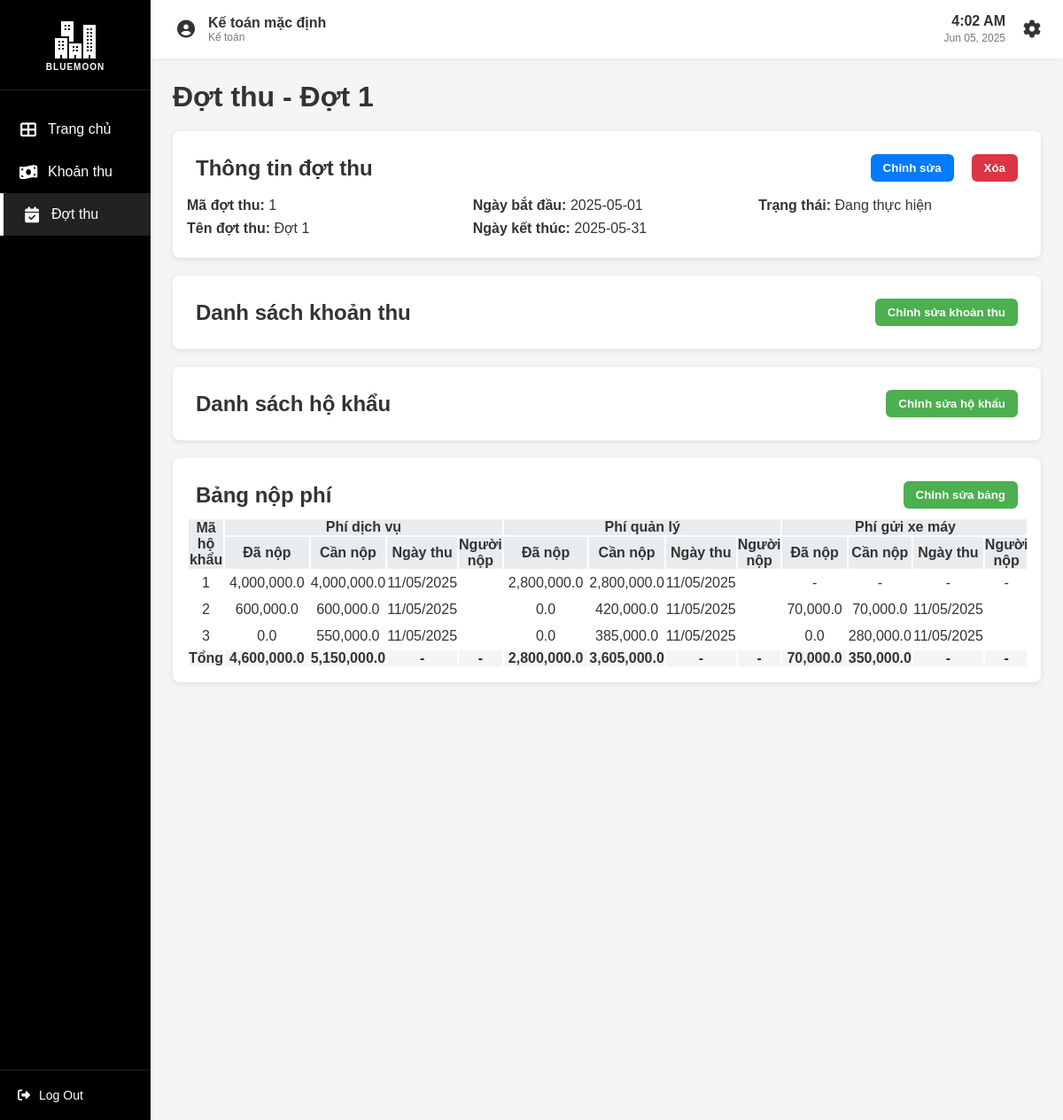
The page /dotthu/1 (signed in) on the database its author committed.
### app/model.py (models this page shows, shortened)
class TaiKhoan(db.Model, UserMixin):
    __tablename__ = 'taikhoan'
    id = db.Column(db.Integer, primary_key=True)
    username = db.Column(db.String(50), unique=True, nullable=False)
    password = db.Column(db.String(100), nullable=False)
    vaiTro = db.Column(db.String(50))
    hoTen = db.Column(db.String(100))
    nopphis = db.relationship('NopPhi', backref='taikhoan', lazy=True)

class DotThu(db.Model):
    __tablename__ = 'dotthu'
    maDotThu = db.Column(db.Integer, primary_key=True)
    tenDotThu = db.Column(db.String(100), nullable=False)
    ngayBatDau = db.Column(db.Date)
    ngayKetThuc = db.Column(db.Date)
    trangThai = db.Column(db.String(50))
    khoanthu_has_dotthus = db.relationship('KhoanThu_Has_DotThu', backref='dotthu', lazy=True)

class KhoanThu_Has_DotThu(db.Model):
    __tablename__ = 'khoanthu_has_dotthu'
    idKhoanThuDotThu = db.Column(db.Integer, primary_key=True)
    maKhoanThu = db.Column(db.Integer, db.ForeignKey('khoanthu.maKhoanThu'))
    maDotThu = db.Column(db.Integer, db.ForeignKey('dotthu.maDotThu'))
    nopphis = db.relationship('NopPhi', backref='khoanthu_has_dotthu', lazy=True)

class KhoanThu(db.Model):
    __tablename__ = 'khoanthu'
    maKhoanThu = db.Column(db.Integer, primary_key=True)
    tenKhoanThu = db.Column(db.String(100), nullable=False)
    loaiKhoanThu = db.Column(db.String(50))     # "Phí dịch vụ", "Phí quản lý", "Phí xe máy", "Phí ô tô", "Khác", "Đóng góp"
    soTien = db.Column(db.Float)
    loaiSoTien = db.Column(db.String(50))  # "VNĐ"
    ghiChu = db.Column(db.String(1000))     # "/m2"
    idNguoiTao = db.Column(db.Integer, db.ForeignKey('taikhoan.id'))
    nguoiTao = db.relationship("TaiKhoan", backref="cacKhoanThu")
    khoanthu_has_dotthus = db.relationship('KhoanThu_Has_DotThu', backref='khoanthu', lazy=True)

class NopPhi(db.Model):
    __tablename__ = 'nopphi'
    IDNopTien = db.Column(db.Integer, primary_key=True)
    ngayThu = db.Column(db.Date, nullable=True)
    soTienDaNop = db.Column(db.Float, nullable=False, default=0.0)
    soTienCanNop = db.Column(db.Float, nullable=False, default=0.0)
    nguoiNop = db.Column(db.String(100), nullable=True)
    idNguoiThu = db.Column(db.Integer, db.ForeignKey('taikhoan.id'), nullable=True)
    maHoKhau = db.Column(db.Integer, db.ForeignKey('hokhau.maHoKhau'), nullable=False)
    idKhoanThuDotThu = db.Column(db.Integer, db.ForeignKey('khoanthu_has_dotthu.idKhoanThuDotThu'), nullable=False)

### app/routes/thuphi_routes.py (the view)
@tp.route('/dotthu/<int:maDotThu>', methods=['GET'])
@login_required
def dotthu_chitiet(maDotThu):
    if current_user.vaiTro not in ['Kế toán']:
        flash('Không có quyền truy cập trang', 'danger')
        return redirect(url_for('auth.home'))
    dotthu = DotThuService.get_dotthu_by_id(maDotThu)
    if not dotthu:
        flash('Không tìm thấy đợt thu', 'danger')
        return redirect(url_for('tp.dotthu'))
    khoanthus = KhoanThuHasDotThuService.get_by_dotthu(maDotThu)
    all_khoanthus = KhoanThuService.get_all_khoanthus()
    hokhaus = HoKhauService.get_all_hokhaus()
    nopphi_details = NopPhiService.get_nopphis_with_details(maDotThu)
    return render_template('dotthu_chitiet.html',
                         dotthu=dotthu,
                         khoanthus=khoanthus,
                         all_khoanthus=all_khoanthus,
                         hokhaus=hokhaus,
                         nopphi_details=nopphi_details)

### app/templates/dotthu_chitiet.html (shortened to what this page needs)
{% extends "base.html" %}
{% block extra_css %}
<link rel="stylesheet" href="/static/css/dotthu.css">
{% endblock %}
{% block content %}
<div class="container">
    <h1>Đợt thu - {{ dotthu.tenDotThu }}</h1>
    <div class="card">
        <div class="card-header">
            <h2>Thông tin đợt thu</h2>
            {% if current_user.vaiTro == 'Kế toán' %}
            <div class="action-buttons">
                <button class="btn-edit" onclick="openEditDotThuModal()">Chỉnh sửa</button>
                <button class="btn-delete" onclick="openDeleteDotThuModal()">Xóa</button>
            </div>
            {% endif %}
        </div>
        <div class="card-body info-grid">
            <div class="info-column">
                <p><strong>Mã đợt thu:</strong> {{ dotthu.maDotThu }}</p>
                <p><strong>Tên đợt thu:</strong> {{ dotthu.tenDotThu }}</p>
            </div>
            <div class="info-column">
                <p><strong>Ngày bắt đầu:</strong> {{ dotthu.ngayBatDau }}</p>
                <p><strong>Ngày kết thúc:</strong> {{ dotthu.ngayKetThuc }}</p>
            </div>
            <div class="info-column">
                <p><strong>Trạng thái:</strong> {{ dotthu.trangThai }}</p>
            </div>
        </div>
    </div>
    <div class="card mt-4">
        <div class="card-header" onclick="toggleCollapse('khoanThuBody')">
            <h2>Danh sách khoản thu</h2>
            {% if current_user.vaiTro == 'Kế toán' %}
            <div class="action-buttons">
                <button class="add-button" onclick="openEditKhoanThuModal(); event.stopPropagation();">Chỉnh sửa khoản thu</button>
            </div>
            {% endif %}
        </div>
    </div>
    <div class="card mt-4">
        <div class="card-header" onclick="toggleCollapse('hoKhauBody')">
            <h2>Danh sách hộ khẩu</h2>
            {% if current_user.vaiTro == 'Kế toán' %}
            <div class="action-buttons">
                <button class="add-button" onclick="openEditHoKhauModal(); event.stopPropagation();">Chỉnh sửa hộ khẩu</button>
            </div>
            {% endif %}
        </div>
    </div>
    <div class="card mt-4">
        <div class="card-header">
            <h2>Bảng nộp phí</h2>
            {% if current_user.vaiTro == 'Kế toán' %}
            <div class="action-buttons">
                <button class="add-button edit-table-button" onclick="toggleEditMode()">Chỉnh sửa bảng</button>
            </div>
            {% endif %}
        </div>
        <div class="card-body">
            <div class="nopphi-table-container">
                <table class="nopphi-table table-editable">
                    <thead>
                        <tr>
                            <th rowspan="2">Mã hộ khẩu</th>
                            {% for kt in khoanthus %}
                            <th colspan="4">{{ kt.khoanthu.tenKhoanThu }}</th>
                            {% endfor %}
                        </tr>
                        <tr>
                            {% for kt in khoanthus %}
                            <th>Đã nộp</th>
                            <th>Cần nộp</th>
                            <th>Ngày thu</th>
                            <th>Người nộp</th>
                            {% endfor %}
                        </tr>
                    </thead>
                    <tbody>
                        {% if nopphi_details %}
                        {% for detail in nopphi_details %}
                        <tr>
                            <td>{{ detail.maHoKhau }}</td>
                            {% for kt in khoanthus %}
                            {% set kt_data = detail.khoanThus.get(kt.khoanthu.maKhoanThu|string, none) %}
                            {% if kt_data %}
                            <td class="editable" data-field="soTienDaNop" data-id="{{ kt_data.IDNopTien }}">
                                {{ "{:,.1f}".format(kt_data.soTienDaNop) if kt_data.soTienDaNop is not none else '-' }}
                            </td>
                            <td>
                                {{ "{:,.1f}".format(kt_data.soTienCanNop) if kt_data.soTienCanNop is not none else '-' }}
                            </td>
                            <td>{{ kt_data.ngayThu | format_date if kt_data.ngayThu else '-' }}</td>
                            <td class="editable" data-field="nguoiNop" data-id="{{ kt_data.IDNopTien }}">{{ kt_data.nguoiNop }}</td>
                            {% else %}
                            <td>-</td>
                            <td>-</td>
                            <td>-</td>
                            <td>-</td>
                            {% endif %}
                            {% endfor %}
                        </tr>
                        {% endfor %}
                        <tr class="total-row">
                            <td>Tổng</td>
                            {% for kt in khoanthus %}
                            {% set ns = namespace(total_da_nop=0, total_can_nop=0) %}
                            {% for detail in nopphi_details %}
                            {% set kt_data = detail.khoanThus.get(kt.khoanthu.maKhoanThu|string, none) %}
                            {% if kt_data and kt_data.soTienDaNop is defined and kt_data.soTienDaNop is not none %}
                            {% set ns.total_da_nop = ns.total_da_nop + (kt_data.soTienDaNop|float(0)) %}
                            {% endif %}
                            {% if kt_data and kt_data.soTienCanNop is defined and kt_data.soTienCanNop is not none %}
                            {% set ns.total_can_nop = ns.total_can_nop + (kt_data.soTienCanNop|float(0)) %}
                            {% endif %}
                            {% endfor %}
                            <td>{{ "{:,.1f}".format(ns.total_da_nop|round(2)) }}</td>
                            <td>{{ "{:,.1f}".format(ns.total_can_nop|round(2)) }}</td>
                            <td>-</td>
                            <td>-</td>
                            {% endfor %}
                        </tr>
                        {% else %}
                        <tr><td colspan="{{ khoanthus|length * 4 + 1 }}">Không có dữ liệu nộp phí</td></tr>
                        {% endif %}
                    </tbody>
                </table>
            </div>
        </div>
    </div>
</div>
{% endblock %}

### app/templates/base.html (shortened to what this page needs)
<!DOCTYPE html>
<html lang="en">
<head>
    <link rel="stylesheet" href="/static/css/base.css">
    <link rel="stylesheet" href="https://cdnjs.cloudflare.com/ajax/libs/font-awesome/6.4.0/css/all.min.css">
    {% block extra_css %}{% endblock %}
</head>
<body>
    <div class="container">
        <div class="sidebar">
            <div class="logo">
                <img src="/static/images/apartment_white.png" alt="BlueMoon">
                <div class="logo-text"><span class="library-text">BLUEMOON</span></div>
            </div>
            <nav class="sidebar-menu">
                <ul>
                    <li>
                        <a href="{{ url_for('auth.home') }}" class="menu-item {% if request.endpoint == 'auth.home' %}active{% endif %}">
                            <i class="fas fa-th-large"></i>
                            <span>Trang chủ</span>
                        </a>
                    </li>
                    {% if current_user.vaiTro == 'admin' %}
                        <li>
                            <a href="{{ url_for('user.taikhoan') }}" class="menu-item {% if request.endpoint == 'user.taikhoan' %}active{% endif %}">
                                <i class="fas fa-user"></i>
                                <span>Tài khoản</span>
                            </a>
                        </li>
                        <li>
                            <a href="{{ url_for('hk.hokhau') }}" class="menu-item {% if request.endpoint == 'hk.hokhau' %}active{% endif %}">
                                <i class="fas fa-house"></i>
                                <span>Hộ khẩu</span>
                            </a>
                        </li>
                        <li>
                            <a href="{{ url_for('hk.tamtrutamvang') }}" class="menu-item {% if request.endpoint == 'hk.tamtrutamvang' %}active{% endif %}">
                                <i class="fas fa-user-clock"></i>
                                <span>Tạm trú/vắng</span>
                            </a>
                        </li>
                        <li>
                            <a href="{{ url_for('hk.lichsuhokhau') }}" class="menu-item {% if request.endpoint == 'hk.lichsuhokhau' %}active{% endif %}">
                                <i class="fas fa-history"></i>
                                <span>Lịch sử</span>
                            </a>
                        </li>
                    {% elif current_user.vaiTro == 'Kế toán' %}
                        <li>
                            <a href="{{ url_for('tp.khoanthu') }}" class="menu-item {% if request.endpoint == 'tp.khoanthu' %}active{% endif %}">
                                <i class="fas fa-money-bill-wave"></i>
                                <span>Khoản thu</span>
                            </a>
                        </li>
                        <li>
                            <a href="{{ url_for('tp.dotthu') }}" class="menu-item {% if request.endpoint == 'tp.khoanthu' %}active{% endif %}">
                                <i class="fas fa-calendar-check"></i>
                                <span>Đợt thu</span>
                            </a>
                        </li>
                    {% endif %}
                </ul>
            </nav>
            <div class="sidebar-footer">
                <a href="{{ url_for('auth.logout') }}" class="logout-btn">
                    <i class="fas fa-sign-out-alt"></i>
                    <span>Log Out</span>
                </a>
            </div>
        </div>
        <div class="main-content">
            <header class="top-header">
                <div class="user-info">
                    <div class="user-avatar">
                        <i class="fas fa-user-circle"></i>
                    </div>
                    <div class="user-details">
                        <div class="user-name">{{ current_user.hoTen if current_user else 'KháchKhách' }}</div>
                        <div class="user-role">{{ current_user.vaiTro if current_user else '' }}</div>
                    </div>
                </div>
                <div class="header-right">
                    <div class="datetime">
                        <span class="time">{{ current_time }}</span>
                        <span class="date">{{ current_date }}</span>
                    </div>
                    <div class="settings">
                        <a href="#">
                            <i class="fas fa-cog"></i>
                        </a>
                    </div>
                </div>
            </header>
            <div class="content">
                {% block content %}{% endblock %}
            </div>
        </div>
    </div>
</body>
</html>

### rows shown on the page
TaiKhoan: hoTen "Kế toán mặc định", vaiTro "Kế toán"
DotThu: tenDotThu "Đợt 1", maDotThu "1", ngayBatDau "2025-05-01", ngayKetThuc "2025-05-31", trangThai "Đang thực hiện"
KhoanThu_Has_DotThu: khoanthu.tenKhoanThu "Phí dịch vụ", ngayThu "11/05/2025", total_da_nop "4,600,000.0", total_can_nop "5,150,000.0"
KhoanThu_Has_DotThu: khoanthu.tenKhoanThu "Phí quản lý", ngayThu "11/05/2025", total_da_nop "2,800,000.0", total_can_nop "3,605,000.0"
KhoanThu_Has_DotThu: khoanthu.tenKhoanThu "Phí gửi xe máy", ngayThu "11/05/2025", total_da_nop "70,000.0", total_can_nop "350,000.0"
NopPhi: soTienDaNop "4,000,000.0", soTienCanNop "4,000,000.0"
NopPhi: soTienDaNop "2,800,000.0", soTienCanNop "2,800,000.0"
NopPhi: soTienDaNop "600,000.0", soTienCanNop "600,000.0"
NopPhi: soTienDaNop "0.0", soTienCanNop "420,000.0"
NopPhi: soTienDaNop "70,000.0", soTienCanNop "70,000.0"
NopPhi: soTienDaNop "0.0", soTienCanNop "550,000.0"
NopPhi: soTienDaNop "0.0", soTienCanNop "385,000.0"
NopPhi: soTienDaNop "0.0", soTienCanNop "280,000.0"

### other values the page prints
{{ detail.maHoKhau }} "1" "2" "3"
